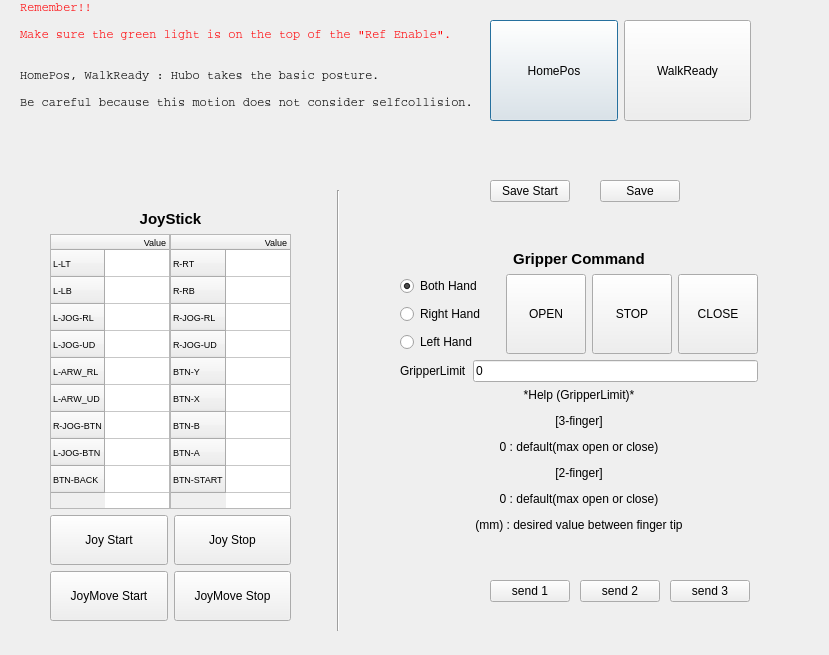
<?xml version="1.0" encoding="UTF-8"?>
<ui version="4.0">
 <class>CMDDialog</class>
 <widget class="QDialog" name="CMDDialog">
  <property name="geometry">
   <rect>
    <x>0</x>
    <y>0</y>
    <width>829</width>
    <height>655</height>
   </rect>
  </property>
  <property name="windowTitle">
   <string>Dialog</string>
  </property>
  <widget class="QLabel" name="label_2">
   <property name="geometry">
    <rect>
     <x>20</x>
     <y>0</y>
     <width>491</width>
     <height>111</height>
    </rect>
   </property>
   <property name="font">
    <font>
     <family>Courier</family>
    </font>
   </property>
   <property name="lineWidth">
    <number>1</number>
   </property>
   <property name="text">
    <string>&lt;html&gt;&lt;head/&gt;&lt;body&gt;&lt;p&gt;&lt;span style=&quot; color:#ff0004;&quot;&gt;Remember!!&lt;/span&gt;&lt;/p&gt;&lt;p&gt;&lt;span style=&quot; color:#ff0004;&quot;&gt;Make sure the green light is on the top of the &amp;quot;Ref Enable&amp;quot;.&lt;/span&gt;&lt;/p&gt;&lt;p&gt;&lt;br/&gt;HomePos, WalkReady : Hubo takes the basic posture. &lt;/p&gt;&lt;p&gt;Be careful because this motion does not consider selfcollision.&lt;/p&gt;&lt;/body&gt;&lt;/html&gt;</string>
   </property>
  </widget>
  <widget class="Line" name="line">
   <property name="geometry">
    <rect>
     <x>330</x>
     <y>190</y>
     <width>16</width>
     <height>441</height>
    </rect>
   </property>
   <property name="orientation">
    <enum>Qt::Vertical</enum>
   </property>
  </widget>
  <widget class="QWidget" name="layoutWidget">
   <property name="geometry">
    <rect>
     <x>490</x>
     <y>20</y>
     <width>261</width>
     <height>101</height>
    </rect>
   </property>
   <layout class="QHBoxLayout" name="horizontalLayout">
    <item>
     <widget class="QPushButton" name="BTN_HOMEPOS">
      <property name="sizePolicy">
       <sizepolicy hsizetype="Expanding" vsizetype="Expanding">
        <horstretch>0</horstretch>
        <verstretch>0</verstretch>
       </sizepolicy>
      </property>
      <property name="text">
       <string>HomePos</string>
      </property>
     </widget>
    </item>
    <item>
     <widget class="QPushButton" name="BTN_WALKREADY">
      <property name="sizePolicy">
       <sizepolicy hsizetype="Expanding" vsizetype="Expanding">
        <horstretch>0</horstretch>
        <verstretch>0</verstretch>
       </sizepolicy>
      </property>
      <property name="text">
       <string>WalkReady</string>
      </property>
     </widget>
    </item>
   </layout>
  </widget>
  <widget class="QWidget" name="layoutWidget">
   <property name="geometry">
    <rect>
     <x>400</x>
     <y>250</y>
     <width>358</width>
     <height>282</height>
    </rect>
   </property>
   <layout class="QVBoxLayout" name="verticalLayout_2">
    <item>
     <widget class="QLabel" name="label_3">
      <property name="text">
       <string>&lt;html&gt;&lt;head/&gt;&lt;body&gt;&lt;p align=&quot;center&quot;&gt;&lt;span style=&quot; font-size:11pt; font-weight:600;&quot;&gt;Gripper Command&lt;/span&gt;&lt;/p&gt;&lt;/body&gt;&lt;/html&gt;</string>
      </property>
     </widget>
    </item>
    <item>
     <layout class="QHBoxLayout" name="horizontalLayout_3">
      <item>
       <layout class="QVBoxLayout" name="verticalLayout">
        <item>
         <widget class="QRadioButton" name="RB_BOTH">
          <property name="text">
           <string>Both Hand</string>
          </property>
          <property name="checked">
           <bool>true</bool>
          </property>
          <attribute name="buttonGroup">
           <string notr="true">GRB_GRIPPER</string>
          </attribute>
         </widget>
        </item>
        <item>
         <widget class="QRadioButton" name="RB_RH">
          <property name="text">
           <string>Right Hand</string>
          </property>
          <attribute name="buttonGroup">
           <string notr="true">GRB_GRIPPER</string>
          </attribute>
         </widget>
        </item>
        <item>
         <widget class="QRadioButton" name="RB_LH">
          <property name="text">
           <string>Left Hand</string>
          </property>
          <attribute name="buttonGroup">
           <string notr="true">GRB_GRIPPER</string>
          </attribute>
         </widget>
        </item>
       </layout>
      </item>
      <item>
       <layout class="QHBoxLayout" name="horizontalLayout_2">
        <item>
         <widget class="QPushButton" name="BTN_GRIPPER_OPEN">
          <property name="sizePolicy">
           <sizepolicy hsizetype="Minimum" vsizetype="Expanding">
            <horstretch>0</horstretch>
            <verstretch>0</verstretch>
           </sizepolicy>
          </property>
          <property name="text">
           <string>OPEN</string>
          </property>
         </widget>
        </item>
        <item>
         <widget class="QPushButton" name="BTN_GRIPPER_STOP">
          <property name="sizePolicy">
           <sizepolicy hsizetype="Minimum" vsizetype="Expanding">
            <horstretch>0</horstretch>
            <verstretch>0</verstretch>
           </sizepolicy>
          </property>
          <property name="text">
           <string>STOP</string>
          </property>
         </widget>
        </item>
        <item>
         <widget class="QPushButton" name="BTN_GRIPPER_CLOSE">
          <property name="sizePolicy">
           <sizepolicy hsizetype="Minimum" vsizetype="Expanding">
            <horstretch>0</horstretch>
            <verstretch>0</verstretch>
           </sizepolicy>
          </property>
          <property name="text">
           <string>CLOSE</string>
          </property>
         </widget>
        </item>
       </layout>
      </item>
     </layout>
    </item>
    <item>
     <layout class="QHBoxLayout" name="horizontalLayout_7">
      <item>
       <widget class="QLabel" name="label">
        <property name="text">
         <string>GripperLimit</string>
        </property>
       </widget>
      </item>
      <item>
       <widget class="QLineEdit" name="LE_GRIPPER_INPUT">
        <property name="inputMask">
         <string>000</string>
        </property>
        <property name="text">
         <string extracomment="*Help (GripperLimit)* [3-finger] 0 : default(max open or close) [2-finger] 0 : default(max open or close) (mm) : desired value between tip?">0</string>
        </property>
        <property name="maxLength">
         <number>3</number>
        </property>
       </widget>
      </item>
     </layout>
    </item>
    <item>
     <widget class="QLabel" name="label_5">
      <property name="text">
       <string>&lt;html&gt;&lt;head/&gt;&lt;body&gt;&lt;p align=&quot;center&quot;&gt;*Help (GripperLimit)*&lt;/p&gt;&lt;p align=&quot;center&quot;&gt;[3-finger]&lt;/p&gt;&lt;p align=&quot;center&quot;&gt;0 : default(max open or close)&lt;/p&gt;&lt;p align=&quot;center&quot;&gt;[2-finger]&lt;/p&gt;&lt;p align=&quot;center&quot;&gt;0 : default(max open or close)&lt;/p&gt;&lt;p align=&quot;center&quot;&gt;(mm) : desired value between finger tip&lt;/p&gt;&lt;/body&gt;&lt;/html&gt;</string>
      </property>
     </widget>
    </item>
   </layout>
  </widget>
  <widget class="QWidget" name="layoutWidget">
   <property name="geometry">
    <rect>
     <x>50</x>
     <y>210</y>
     <width>241</width>
     <height>411</height>
    </rect>
   </property>
   <layout class="QVBoxLayout" name="verticalLayout_3">
    <item>
     <widget class="QLabel" name="label_4">
      <property name="text">
       <string>&lt;html&gt;&lt;head/&gt;&lt;body&gt;&lt;p align=&quot;center&quot;&gt;&lt;span style=&quot; font-size:11pt; font-weight:600;&quot;&gt;JoyStick&lt;/span&gt;&lt;/p&gt;&lt;/body&gt;&lt;/html&gt;</string>
      </property>
     </widget>
    </item>
    <item>
     <layout class="QHBoxLayout" name="horizontalLayout_4">
      <property name="spacing">
       <number>0</number>
      </property>
      <item>
       <widget class="QTableWidget" name="JOY_TABLE_INFO_LEFT">
        <property name="font">
         <font>
          <pointsize>7</pointsize>
         </font>
        </property>
        <attribute name="horizontalHeaderMinimumSectionSize">
         <number>8</number>
        </attribute>
        <attribute name="verticalHeaderDefaultSectionSize">
         <number>27</number>
        </attribute>
        <attribute name="verticalHeaderMinimumSectionSize">
         <number>10</number>
        </attribute>
        <row>
         <property name="text">
          <string>L-LT</string>
         </property>
        </row>
        <row>
         <property name="text">
          <string>L-LB</string>
         </property>
        </row>
        <row>
         <property name="text">
          <string>L-JOG-RL</string>
         </property>
        </row>
        <row>
         <property name="text">
          <string>L-JOG-UD</string>
         </property>
        </row>
        <row>
         <property name="text">
          <string>L-ARW_RL</string>
         </property>
        </row>
        <row>
         <property name="text">
          <string>L-ARW_UD</string>
         </property>
        </row>
        <row>
         <property name="text">
          <string>R-JOG-BTN</string>
         </property>
        </row>
        <row>
         <property name="text">
          <string>L-JOG-BTN</string>
         </property>
        </row>
        <row>
         <property name="text">
          <string>BTN-BACK</string>
         </property>
        </row>
        <column>
         <property name="text">
          <string>Value</string>
         </property>
        </column>
       </widget>
      </item>
      <item>
       <widget class="QTableWidget" name="JOY_TABLE_INFO_RIGHT">
        <property name="font">
         <font>
          <pointsize>7</pointsize>
         </font>
        </property>
        <attribute name="horizontalHeaderMinimumSectionSize">
         <number>8</number>
        </attribute>
        <attribute name="verticalHeaderDefaultSectionSize">
         <number>27</number>
        </attribute>
        <attribute name="verticalHeaderMinimumSectionSize">
         <number>10</number>
        </attribute>
        <row>
         <property name="text">
          <string>R-RT</string>
         </property>
        </row>
        <row>
         <property name="text">
          <string>R-RB</string>
         </property>
        </row>
        <row>
         <property name="text">
          <string>R-JOG-RL</string>
         </property>
        </row>
        <row>
         <property name="text">
          <string>R-JOG-UD</string>
         </property>
        </row>
        <row>
         <property name="text">
          <string>BTN-Y</string>
         </property>
        </row>
        <row>
         <property name="text">
          <string>BTN-X</string>
         </property>
        </row>
        <row>
         <property name="text">
          <string>BTN-B</string>
         </property>
        </row>
        <row>
         <property name="text">
          <string>BTN-A</string>
         </property>
        </row>
        <row>
         <property name="text">
          <string>BTN-START</string>
         </property>
        </row>
        <column>
         <property name="text">
          <string>Value</string>
         </property>
        </column>
       </widget>
      </item>
     </layout>
    </item>
    <item>
     <layout class="QHBoxLayout" name="horizontalLayout_6">
      <item>
       <widget class="QPushButton" name="BTN_JOYSTART">
        <property name="minimumSize">
         <size>
          <width>0</width>
          <height>50</height>
         </size>
        </property>
        <property name="text">
         <string>Joy Start</string>
        </property>
       </widget>
      </item>
      <item>
       <widget class="QPushButton" name="BTN_JOYSTOP">
        <property name="enabled">
         <bool>true</bool>
        </property>
        <property name="minimumSize">
         <size>
          <width>0</width>
          <height>50</height>
         </size>
        </property>
        <property name="text">
         <string>Joy Stop</string>
        </property>
        <property name="checkable">
         <bool>false</bool>
        </property>
        <property name="autoDefault">
         <bool>true</bool>
        </property>
       </widget>
      </item>
     </layout>
    </item>
    <item>
     <layout class="QHBoxLayout" name="horizontalLayout_5">
      <item>
       <widget class="QPushButton" name="BTN_JOYMOVE">
        <property name="minimumSize">
         <size>
          <width>0</width>
          <height>50</height>
         </size>
        </property>
        <property name="text">
         <string>JoyMove Start</string>
        </property>
       </widget>
      </item>
      <item>
       <widget class="QPushButton" name="BTN_MOVESTOP">
        <property name="enabled">
         <bool>true</bool>
        </property>
        <property name="minimumSize">
         <size>
          <width>0</width>
          <height>50</height>
         </size>
        </property>
        <property name="text">
         <string>JoyMove Stop</string>
        </property>
       </widget>
      </item>
     </layout>
    </item>
   </layout>
  </widget>
  <widget class="QPushButton" name="pushButton">
   <property name="geometry">
    <rect>
     <x>490</x>
     <y>580</y>
     <width>80</width>
     <height>22</height>
    </rect>
   </property>
   <property name="text">
    <string>send 1</string>
   </property>
  </widget>
  <widget class="QPushButton" name="pushButton_2">
   <property name="geometry">
    <rect>
     <x>580</x>
     <y>580</y>
     <width>80</width>
     <height>22</height>
    </rect>
   </property>
   <property name="text">
    <string>send 2</string>
   </property>
  </widget>
  <widget class="QPushButton" name="pushButton_3">
   <property name="geometry">
    <rect>
     <x>670</x>
     <y>580</y>
     <width>80</width>
     <height>22</height>
    </rect>
   </property>
   <property name="text">
    <string>send 3</string>
   </property>
  </widget>
  <widget class="QPushButton" name="pushButton_4">
   <property name="geometry">
    <rect>
     <x>490</x>
     <y>180</y>
     <width>80</width>
     <height>22</height>
    </rect>
   </property>
   <property name="text">
    <string>Save Start</string>
   </property>
  </widget>
  <widget class="QPushButton" name="pushButton_5">
   <property name="geometry">
    <rect>
     <x>600</x>
     <y>180</y>
     <width>80</width>
     <height>22</height>
    </rect>
   </property>
   <property name="text">
    <string>Save</string>
   </property>
  </widget>
  <zorder>layoutWidget</zorder>
  <zorder>layoutWidget</zorder>
  <zorder>layoutWidget</zorder>
  <zorder>label_2</zorder>
  <zorder>line</zorder>
  <zorder>pushButton</zorder>
  <zorder>pushButton_2</zorder>
  <zorder>pushButton_3</zorder>
  <zorder>pushButton_4</zorder>
  <zorder>pushButton_5</zorder>
 </widget>
 <resources/>
 <connections/>
 <buttongroups>
  <buttongroup name="GRB_GRIPPER"/>
 </buttongroups>
</ui>
